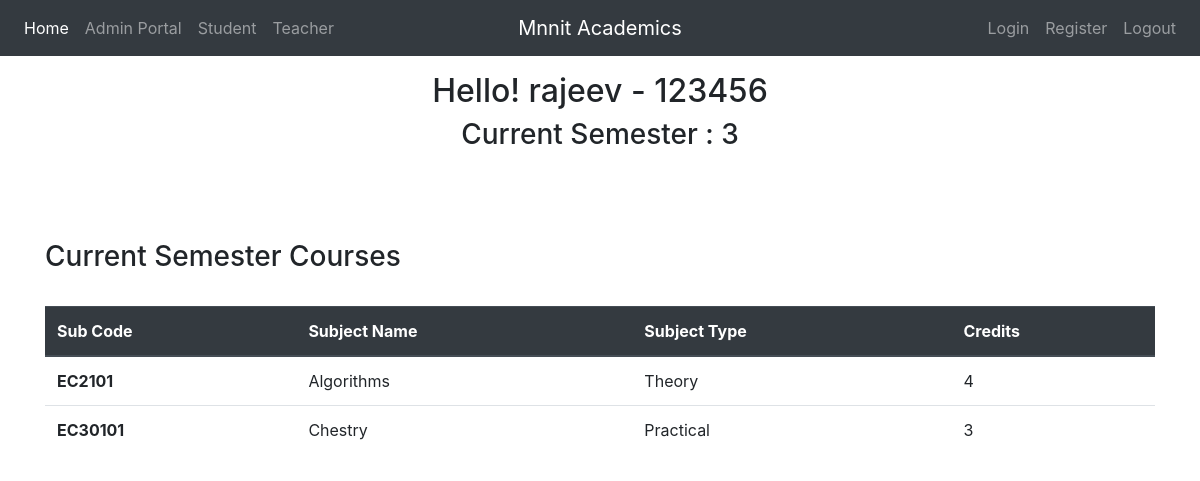
Page /teachers/teachers_home.php (signed in) on the committed database.
### tables this page shows
CREATE TABLE `courses` (
  `course_id` int(11) NOT NULL,
  `employee_id` int(11) NOT NULL,
  `degree` varchar(255) NOT NULL,
  `branch` varchar(255) NOT NULL,
  `credits` int(11) NOT NULL,
  `semester` int(11) NOT NULL,
  `sub_code` varchar(255) NOT NULL,
  `subject_name` varchar(255) NOT NULL,
  `distribution` varchar(255) NOT NULL,
  `course_type` varchar(255) NOT NULL
);

### includes/database.php (called while the page is built, shortened)
<?php
$conn = mysqli_connect(DB_SERVER, DB_USERNAME, DB_PASSWORD, DB_NAME);
$sql = "SELECT * FROM admin WHERE id = 1";
$result = mysqli_query($conn, $sql) or die("Bad query : $sql");
$row_count = mysqli_num_rows($result);
if ($row_count > 0) {
    while ($row = mysqli_fetch_assoc($result)) {
        $curr_sem = $row['curr_sem'];
    }
} else {
    echo "No results found";
}
?>

### teachers/teachers_home.php (the view, shortened to what this page needs)
<?php
require_once '../includes/header.php';
require_once '../includes/database.php';
?>
<div class="container mt-2 p-2">
  <div class="row justify-content-center">
    <div class="col-xs-12 center-block text-center">
      <h2>Hello! <?php echo $_SESSION['username'] . " - " . $_SESSION['employee_no']
                  ?>
    </div>
  </div>
  <div class="row justify-content-center">
    <div class="col-xs-12 center-block text-center">
      <h3>Current Semester : <?php echo  $curr_sem;
                              ?>
      </h3>
    </div>
  </div>
</div>
<br>
<br>
<br>
<div class="container">
  <h3>Current Semester Courses</h3>
  <br>
  <table class="table">
    <thead class="thead-dark">
      <tr>
        <th scope="col">Sub Code</th>
        <th scope="col">Subject Name</th>
        <th scope="col">Subject Type</th>
        <th scope="col">Credits</th>
      </tr>
    </thead>
    <tbody>
      <?php
      $id = $_SESSION['id'];
      $sql =  mysqli_query($conn, "SELECT * FROM courses WHERE employee_id = $id AND semester = $curr_sem");
      while ($row = mysqli_fetch_assoc($sql)) {
        echo "<tr>
                <th scope='row'>{$row['sub_code']}</th>
                <td>{$row['subject_name']}</td>
                <td>{$row['course_type']}</td>
                <td>{$row['credits']}</td>
            </tr>";
      }
      ?>
    </tbody>
  </table>
</div>
<br>
<br>
<?php
require_once '../includes/footer.php';
?>

### style.css (style rules this page uses)
html,body { height: 100%; }

### rows in the picture
courses: sub_code "EC2101", subject_name "Algorithms", course_type "Theory", credits "4"
courses: sub_code "EC30101", subject_name "Chestry", course_type "Practical", credits "3"

### other values in the picture
$_SESSION['username'] "rajeev"
$_SESSION['employee_no'] "123456"
$curr_sem "3"
